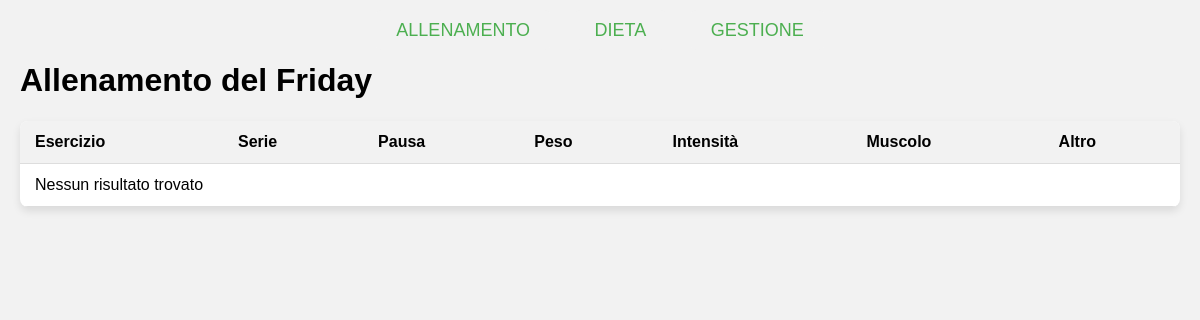
The app's page /, older data.
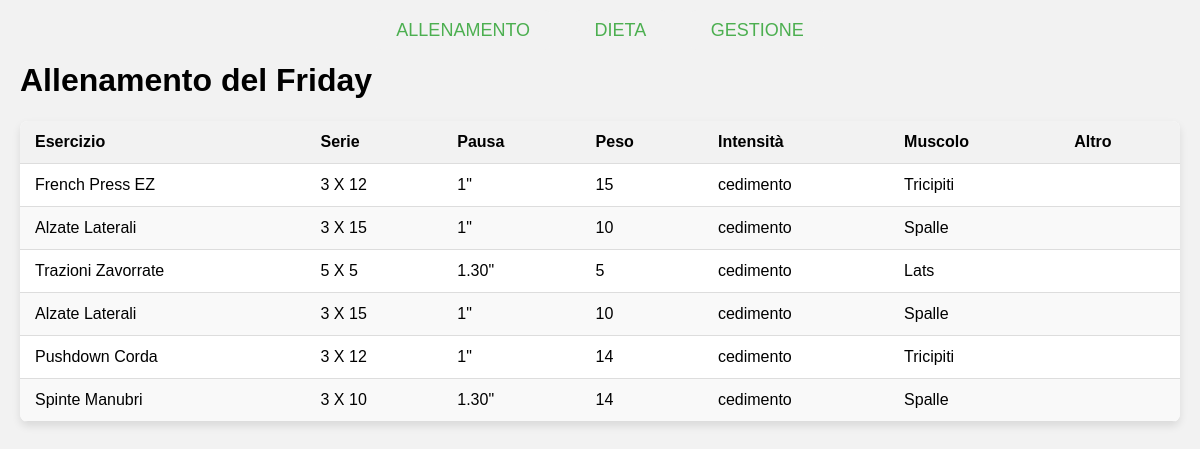
The same page, newer data.
### tables this page shows
CREATE TABLE `esercizi` (
  `id` int(11) NOT NULL,
  `nome` varchar(100) NOT NULL,
  `serie` int(1) NOT NULL,
  `reps` int(2) NOT NULL,
  `pausa` varchar(6) NOT NULL,
  `peso` int(3) NOT NULL,
  `intensita` varchar(50) NOT NULL,
  `id_muscolo` int(11) NOT NULL,
  `altro` varchar(200) NOT NULL
);

CREATE TABLE `muscoli` (
  `id` int(11) NOT NULL,
  `nome` varchar(50) NOT NULL
);

### index.php (the view, shortened to what this page needs)
<!DOCTYPE html>
<html lang="it">
<head>
</head>
<body>
<div class="header">
    <a href="index.php">ALLENAMENTO</a>
    <a href="dieta.php">DIETA</a>
    <a href="gestione.php">GESTIONE</a>
</div>
<h1>Allenamento del <?php echo ucfirst(strftime("%A")); ?></h1>
<table>
    <thead>
        <tr>
            <th>Esercizio</th>
            <th>Serie</th>
            <th>Pausa</th>
            <th>Peso</th>
            <th>Intensità</th>
            <th>Muscolo</th>
            <th>Altro</th>
        </tr>
    </thead>
    <tbody>
    <?php
    $servername = "localhost";
    $username = "ceo";
    $password = "1234";
    $dbname = "tracker";
    $conn = new mysqli($servername, $username, $password, $dbname);
    $giorno_corrente = date("N");
    $sql = "SELECT e.nome AS nome_esercizio, e.serie, e.reps, e.pausa, e.peso, e.intensita, m.nome AS nome_muscolo, e.altro
            FROM esercizi e
            INNER JOIN allenamento a ON e.id = a.id_esercizio
            INNER JOIN giorni g ON a.id_giorno = g.id
            INNER JOIN muscoli m ON e.id_muscolo = m.id
            WHERE g.id = $giorno_corrente";
    $result = $conn->query($sql);
    if ($result->num_rows > 0) {
        while($row = $result->fetch_assoc()) {
            echo "<tr>";
            echo "<td>".$row["nome_esercizio"]."</td>";
            echo "<td>".$row["serie"]." X ".$row["reps"]."</td>";
            echo "<td>".$row["pausa"]."</td>";
            echo "<td>".$row["peso"]."</td>";
            echo "<td>".$row["intensita"]."</td>";
            echo "<td>".$row["nome_muscolo"]."</td>";
            echo "<td>".$row["altro"]."</td>";
            echo "</tr>";
        }
    } else {
        echo "<tr><td colspan='7'>Nessun risultato trovato</td></tr>";
    }
    ?>
    </tbody>
</table>
</body>
</html>

Row changes from the older to the newer data that the page shows:
now on this page (row unchanged): esercizi: nome "French Press EZ", serie "3", reps "12", pausa "1\"", peso "15", intensita "cedimento", id_muscolo.nome "Tricipiti"
now on this page (row unchanged): esercizi: nome "Alzate Laterali", serie "3", reps "15", pausa "1\"", peso "10", intensita "cedimento", id_muscolo.nome "Spalle"
added esercizi: nome "Trazioni Zavorrate", serie "5", reps "5", pausa "1.30\"", peso "5", intensita "cedimento", id_muscolo.nome "Lats"
now on this page (row unchanged): esercizi: nome "Pushdown Corda", serie "3", reps "12", pausa "1\"", peso "14", intensita "cedimento", id_muscolo.nome "Tricipiti"
now on this page (row unchanged): esercizi: nome "Spinte Manubri", serie "3", reps "10", pausa "1.30\"", peso "14", intensita "cedimento", id_muscolo.nome "Spalle"
Text that changed along with them:
text no longer shown: "Nessun risultato trovato"
